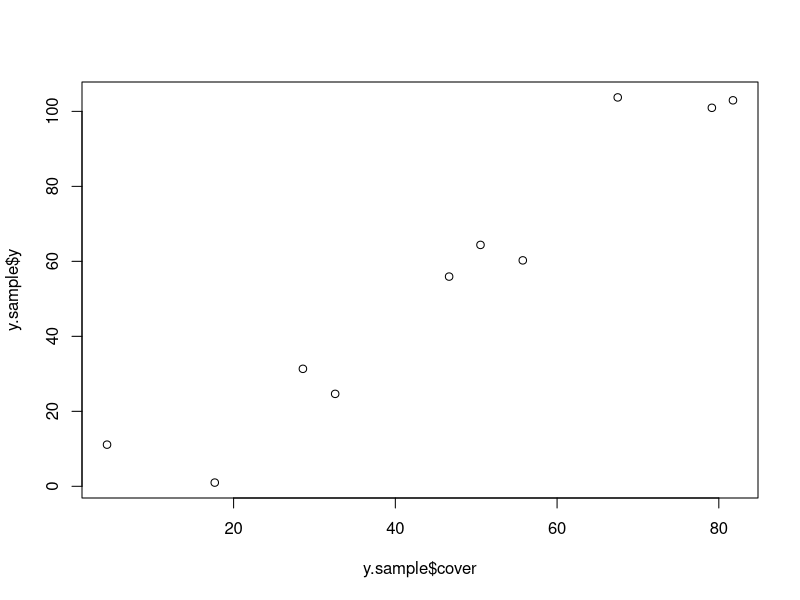
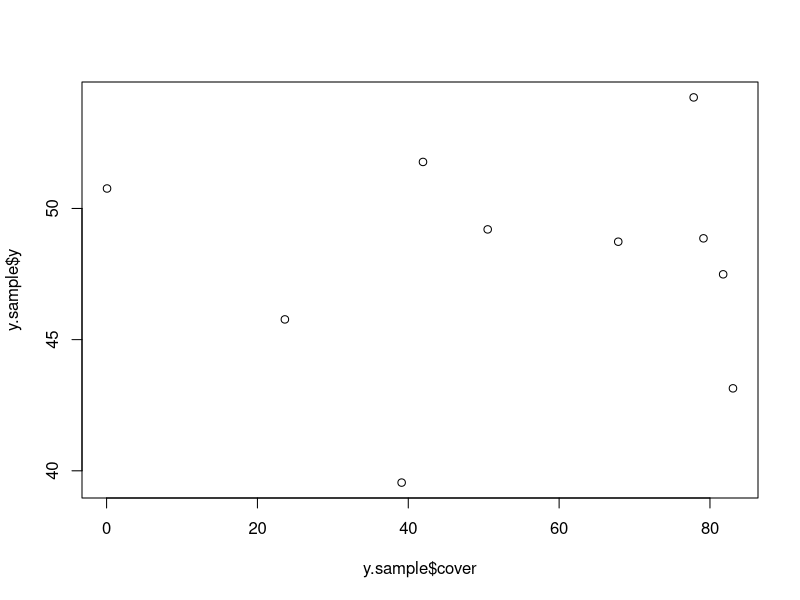

These charts were generated, in order, by the following R code:
# Create some data

set.seed(54334)
cover = sample(seq(0,100,by=0.01),100)

N=length(cover)

beta=1.3
error=rnorm(N,0,10)
y = beta*cover+error

#y are counts of beetles.
#cover is ground cover

y=data.frame(y=y,cover=cover)

#Sample the y's

n = 10
set.seed(43543)
sample.index = sample(1:N,n)

y.sample = y[sample.index,]


plot(y.sample$cover,y.sample$y)

#population mean of x's
mu.cover = mean(y$cover)

#true beetle mean
mu.beetle = mean(y$y)

# Calculate ratio estimator and compare to sample mean

mean.sample = mean(y.sample$y)
mean.sample

mean.ratio = mean(y.sample$y)/mean(y.sample$cover) * mu.cover
mean.ratio

r = mean(y.sample$y)/mean(y.sample$cover)
var.mean.ratio = 1/(n-1)*sum((y.sample$y-r*y.sample$cover)^2)

pop.var.mean.ratio = var.mean.ratio/n * (1/(n-1))
pop.var.mean.ratio

#output data

index.excluded=(1:N)[-sample.index]

y.out = y
y.out$y[index.excluded]=NA

colnames(y.out) = c("beetle.count","cover")

write.csv(y.out,file="BeetleCover.Study1.csv")

##################################
# Second data


set.seed(54334)
cover = sample(seq(0,100,by=0.01),100)

N=length(cover)

beta=0.01
error=rnorm(N,0,10)
y = 50+beta*cover+error

#y are counts of beetles.
#cover is ground cover

y=data.frame(y=y,cover=cover)

#Sample the y's

n = 10
set.seed(4354)
sample.index = sample(1:N,n)

y.sample = y[sample.index,]


plot(y.sample$cover,y.sample$y)
cor(y.sample$cover,y.sample$y)

#population mean of x's
mu.cover = mean(y$cover)

#true beetle mean
mu.beetle = mean(y$y)

# Calculate ratio estimator and compare to sample mean

mean.sample = mean(y.sample$y)
mean.sample

mean.ratio = mean(y.sample$y)/mean(y.sample$cover) * mu.cover
mean.ratio

r = mean(y.sample$y)/mean(y.sample$cover)
var.mean.ratio = 1/(n-1)*sum((y.sample$y-r*y.sample$cover)^2)

pop.var.mean.ratio = var.mean.ratio/n * (1/(n-1))
pop.var.mean.ratio


#output data

index.excluded=(1:N)[-sample.index]

y.out = y
y.out$y[index.excluded]=NA

colnames(y.out) = c("beetle.count","cover")

write.csv(y.out,file="BeetleCover.Study2.csv")


